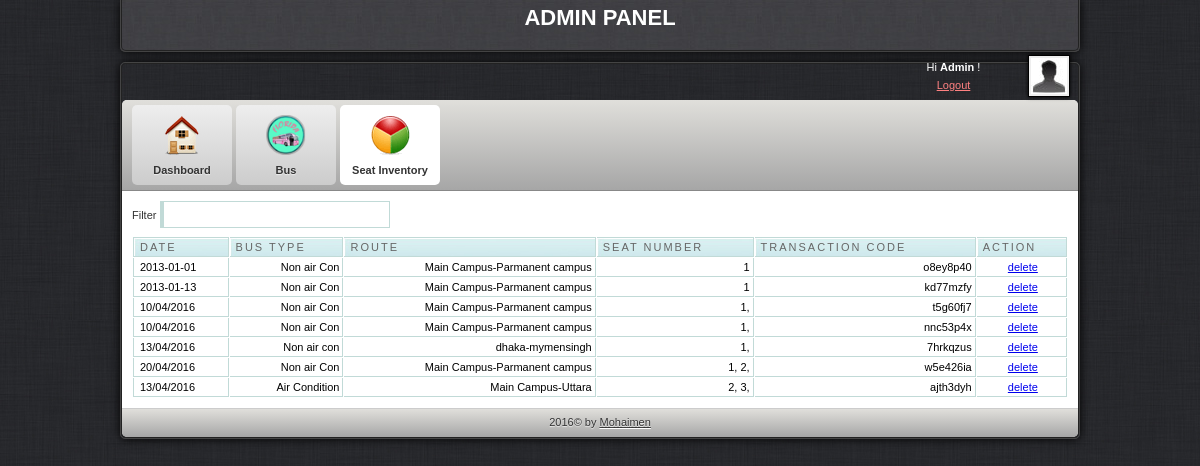
Page /admin/setinventory.php (signed in) on the committed database.
### tables this page shows
CREATE TABLE IF NOT EXISTS `reserve` (
  `id` int(11) NOT NULL AUTO_INCREMENT,
  `date` varchar(11) NOT NULL,
  `bus` varchar(11) NOT NULL,
  `seat_reserve` varchar(11) NOT NULL,
  `transactionnum` varchar(10) NOT NULL,
  `seat` varchar(100) NOT NULL,
  PRIMARY KEY (`id`)
);

CREATE TABLE IF NOT EXISTS `route` (
  `id` int(11) NOT NULL AUTO_INCREMENT,
  `route` varchar(300) NOT NULL,
  `price` varchar(30) NOT NULL,
  `numseats` int(30) NOT NULL,
  `type` varchar(300) NOT NULL,
  `time` varchar(100) NOT NULL,
  PRIMARY KEY (`id`)
);

### admin/setinventory.php (the view, shortened to what this page needs)
<html>
<head>
<link href="css/style.css" rel="stylesheet" type="text/css" />
<link rel="stylesheet" href="febe/style.css" type="text/css" media="screen" charset="utf-8">
<link href="src/facebox.css" media="screen" rel="stylesheet" type="text/css" />
</head>
<body>
	<div id="container">
		<div id="adminbar-outer" class="radius-bottom">
			<div id="adminbar" class="radius-bottom">
				<center><h1><font color="#FFFFFF">ADMIN PANEL</font></h1></center>
				<div id="details">
					<a class="avatar" href="javascript: void(0)">
					<img width="36" height="36" alt="avatar" src="img/avatar.jpg">
					</a>
					<div class="tcenter">
					Hi
					<strong>Admin</strong>
					!
					<br>
					<a class="alightred" href="../index.php">Logout</a>
					</div>
				</div>
			</div>
		</div>
		<div id="panel-outer" class="radius" style="opacity: 1;">
			<div id="panel" class="radius">
				<ul class="radius-top clearfix" id="main-menu">
					<li>
						<a href="dashboard.php">
							<img alt="Dashboard" src="img/m-dashboard.png">
							<span>Dashboard</span>
						</a>
					</li>
					<li>
						<a href="route.php">
							<img alt="Statistics" src="img/m-custom.png">
							<span>Bus</span>
						</a>
					</li>
					<li>
						<a class="active" href="setinventory.php">
							<img alt="Statistics" src="img/m-statistics.png">
							<span>Seat Inventory</span>
						</a>
					</li>
				</ul>
				<div id="content" class="clearfix">
					<label for="filter">Filter</label> <input type="text" name="filter" value="" id="filter" />
					<table cellpadding="1" cellspacing="1" id="resultTable">
						<thead>
							<tr>
								<th  style="border-left: 1px solid #C1DAD7"> Date </th>
								<th> Bus Type </th>
								<th> Route </th>
								<th> Seat Number </th>
								<th> Transaction Code </th>
								<th> Action </th>
							</tr>
						</thead>
						<tbody>
						<?php
							$result = mysql_query("SELECT * FROM reserve");
							while($row = mysql_fetch_array($result))
								{
									echo '<tr class="record">';
									echo '<td style="border-left: 1px solid #C1DAD7;">'.$row['date'].'</td>';
									$rrad=$row['bus'];
									$results = mysql_query("SELECT * FROM route WHERE id='$rrad'");
									while($rows = mysql_fetch_array($results))
										{
									echo '<td><div align="right">'.$rows['type'].'</div></td>';
									echo '<td><div align="right">'.$rows['route'].'</div></td>';
										}
									echo '<td><div align="right">'.$row['seat'].'</div></td>';
									echo '<td><div align="right">'.$row['transactionnum'].'</div></td>';
									echo '<td><div align="center"><a href="#" id="'.$row['id'].'" class="delbutton" title="Click To Delete">delete</a></div></td>';
									echo '</tr>';
								}
							?>
						</tbody>
					</table>
				</div>
				<div id="footer" class="radius-bottom">
					2016©
					by
					<a class="afooter-link" href="">Mohaimen</a>
				</div>
			</div>
		</div>
	</div>
</body>
</html>

### admin/css/style.css (style rules this page uses)
html, body { background: url("../img/bg.jpg") repeat scroll 0 0 #333333; color: #333333; font-family: Arial,Helvetica,sans-serif; font-size: 11px; line-height: 1.6; margin:0; }
#container { margin: 0 auto; width: 960px; }
#login-container-outer, #container #adminbar-outer, #container #panel-outer { border: 1px solid #444444; box-shadow: 0 0 10px #000000; }
#container #adminbar-outer { background: none repeat scroll 0 0 #403F44; border-top: medium none; margin: 0 0 10px; }
.radius-bottom { border-bottom-left-radius: 5px; border-bottom-right-radius: 5px; }
#login-container, #container #adminbar, #container #panel { border: 1px solid #222222; }
#container #adminbar { background: url("../img/alter-bg.jpg") repeat scroll left top transparent; border-top: medium none; height: 50px; }
.clearfix { clear:both; }
#container #adminbar #details { color: #FFFFFF; float: right; height: 34px; line-height: 18px; padding: 8px; width: 184px; }
#container #adminbar #details a.avatar { background-color: #EEEEEE; border: 1px solid #000000; box-shadow: 0 0 4px #000000; display: block; float: right; height: 36px; margin: -3px 0 0 7px; padding: 2px; width: 36px; }
.tcenter { text-align: center; }
a.alightred { color: #FF8181; }
.radius { border-radius: 5px 5px 5px 5px; }
#container #panel ul#main-menu, #container #panel #footer, #login-extra { background-color: #D5D5D5; background-image: linear-gradient(#E0DFDB, #A6A6A6); }
ul#main-menu { border-bottom: 1px solid #888888; list-style: none outside none; margin: 0; padding: 0 10px; }
.radius-top { border-top-left-radius: 5px; border-top-right-radius: 5px; }
ul#main-menu li { float: left; margin: 5px 4px 5px 0; }
ul#main-menu li a.active { background: none repeat scroll 0 0 #FFFFFF; text-shadow: 0 1px 1px #FFFFFF; }
ul#main-menu li a { background: linear-gradient(#EEEEEE, #CCCCCC) repeat scroll 0 0 #EEEEEE; border-radius: 5px 5px 5px 5px; color: #333333; display: block; font-weight: bold; height: 80px; line-height: 1px; position: relative; text-align: center; text-shadow: 0 1px 1px #EEEEEE; width: 100px; text-decoration:none; }
ul#main-menu li a img { height: 40px; padding: 10px 15px 5px; width: 40px; }
ul#main-menu li a span { display: block; line-height: 20px; padding: 0 0 5px; }
#container #content { padding: 10px; background-color:#ffffff; }
#container #footer { border-top: 1px solid #CCCCCC; color: #333333; margin: 0; padding: 5px; text-align: center; text-shadow: 0 1px 1px #EEEEEE; }
a.afooter-link { color: #333333; text-shadow: 0 1px 1px #FFFFFF; }

### admin/febe/style.css (style rules this page uses)
#resultTable { background-color: white; margin-top: 8px; width: 100%; color:#000000; }
#resultTable th.sortable { background: url("bg_header.jpg") no-repeat scroll 0 0 #CAE8EA; border-bottom: 1px solid #C1DAD7; border-right: 1px solid #C1DAD7; border-top: 1px solid #C1DAD7; color: #4F6B72; font: normal 11px "Trebuchet MS",Verdana,Arial,Helvetica,sans-serif; letter-spacing: 2px; padding: 3px 3px 3px 6px; text-align: left; text-transform: uppercase; color: #666; cursor: pointer; text-decoration: none; }
#resultTable th { background: url("bg_header.jpg") no-repeat scroll 0 0 #CAE8EA; border-bottom: 1px solid #C1DAD7; border-right: 1px solid #C1DAD7; border-top: 1px solid #C1DAD7; color: #4F6B72; font: normal 11px "Trebuchet MS",Verdana,Arial,Helvetica,sans-serif; letter-spacing: 2px; padding: 3px 3px 3px 6px; text-align: left; text-transform: uppercase; color: #666; cursor: pointer; text-decoration: none; }
#resultTable td { border-bottom: 1px solid #C1DAD7; border-right: 1px solid #C1DAD7; padding: 3px 3px 3px 6px; font: normal 11px "Trebuchet MS",Verdana,Arial,Helvetica,sans-serif; }
#resultTable td.odd { font: normal 11px "Trebuchet MS",Verdana,Arial,Helvetica,sans-serif; }
#filter { width: 230px; border: 1px solid #C1DAD7; border-left: 4px solid #C1DAD7; padding:5px; background-image:url('../images/filter.gif'); background-repeat:no-repeat; background-position: 3px 5px; padding-left:20px; }
.clearfix { clear:both; }

### rows in the picture
reserve: date "2013-01-01", seat "1", transactionnum "o8ey8p40"
route: type "Non air Con", route "Main Campus-Parmanent campus"
reserve: date "2013-01-13", seat "1", transactionnum "kd77mzfy"
reserve: date "10/04/2016", seat "1,", transactionnum "t5g60fj7"
reserve: date "10/04/2016", seat "1,", transactionnum "nnc53p4x"
reserve: date "13/04/2016", seat "1,", transactionnum "7hrkqzus"
route: type "Non air con", route "dhaka-mymensingh"
reserve: date "20/04/2016", seat "1, 2,", transactionnum "w5e426ia"
reserve: date "13/04/2016", seat "2, 3,", transactionnum "ajth3dyh"
route: type "Air Condition", route "Main Campus-Uttara"
